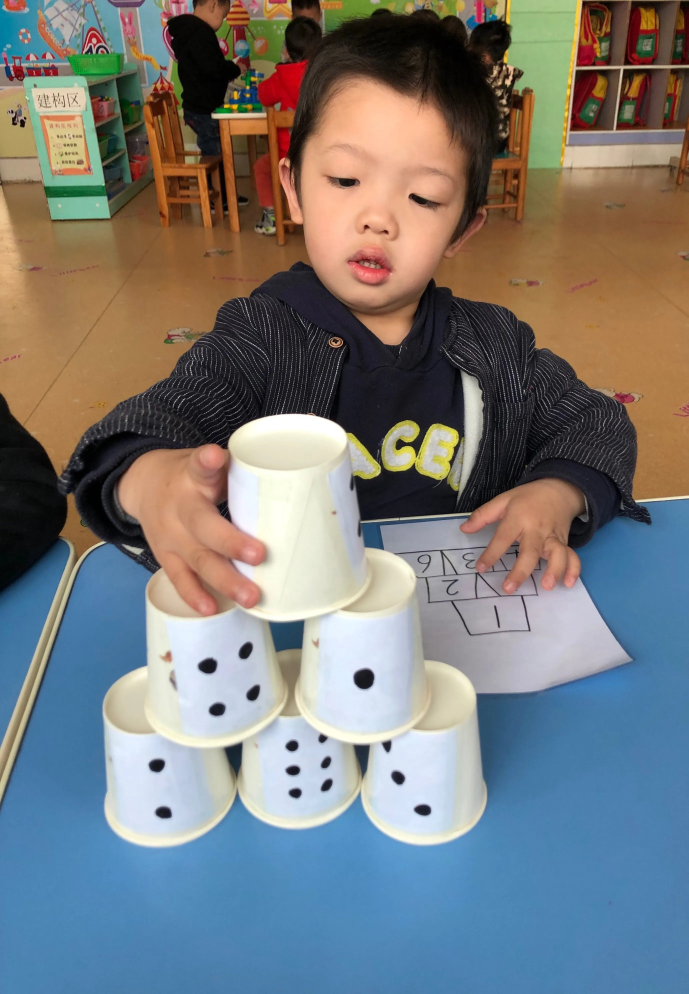
#> input picture test_images/cup_blue_table.jpg, 2754 x 3975 px (shown at 1/4 size)
$ python gen_track_demo.py
#> lines starting #> are read from the running program, lines starting #| are printed output that depends on the picture; after the words box and inside, x2 and y2 are one past the last pixel; in counts of white or black regions, pixels touching at a corner belong together
#!/usr/bin/env python
"""生成追踪测试视频：真实纸杯贴片 + 运动 + 遮挡。

做法：
  从 test_images/cup_blue_table.jpg 里按检测结果 JSON 的 bbox
  抠出真实纸杯贴片（保证 YOLO-World 真的能检出来），
  在合成桌面上动画出 6 秒场景：
    杯A：3s 起从左侧匀速右移 2.5s（模拟"拿起→搬运→放置"）
    杯B：静止在桌面右侧
    杯C：静止在桌面上
    遮挡物：3.5s~5.5s 盖住杯A（模拟手完全挡住杯子的时刻），
            随杯A移动，杯子被完全盖住 → 检测丢失 → 追踪滑行接管

用法：python tests/gen_track_demo.py
输出：out/track_demo.mp4
"""

from __future__ import annotations

import json
import sys
from pathlib import Path

import cv2
import numpy as np

ROOT = Path(__file__).resolve().parent.parent
sys.path.insert(0, str(ROOT))

SRC_IMG = ROOT / "test_images" / "cup_blue_table.jpg"
SRC_JSON = ROOT / "out" / "cup_blue_table_detected.json"
OUT = ROOT / "out" / "track_demo.mp4"

W, H = 1280, 720
FPS = 30
SECONDS = 6.0
N_FRAMES = int(FPS * SECONDS)

# 桌面区域与背景
BG_TOP = np.array([150, 90, 40])     # 深蓝灰（上方墙面）
BG_BOTTOM = np.array([200, 120, 60])  # 偏蓝（桌面）


def load_cup_patches(max_n: int = 3) -> list[np.ndarray]:
    data = json.loads(SRC_JSON.read_text(encoding="utf-8"))
    cups = [o for o in data["objects"] if o["object_id"] == "paper_cup"]
    cups.sort(key=lambda o: -o["confidence"])
    img = cv2.imdecode(np.fromfile(str(SRC_IMG), dtype=np.uint8),
                       cv2.IMREAD_COLOR)
    patches = []
    for c in cups[:max_n]:
        x1, y1, x2, y2 = c["bbox_xyxy"]
        pad = int(0.04 * max(x2 - x1, y2 - y1))
        x1, y1 = max(0, x1 - pad), max(0, y1 - pad)
        x2, y2 = min(img.shape[1], x2 + pad), min(img.shape[0], y2 + pad)
        patches.append(img[y1:y2, x1:x2].copy())
    return patches


def scale_patch(patch: np.ndarray, target_h: int) -> np.ndarray:
    h, w = patch.shape[:2]
    s = target_h / h
    return cv2.resize(patch, (max(1, int(w * s)), target_h),
                      interpolation=cv2.INTER_AREA)


def paste(canvas: np.ndarray, patch: np.ndarray, cx: float, bottom: float) -> None:
    """把贴片按中心 x、底边 y 贴到画布上。"""
    ph, pw = patch.shape[:2]
    x1 = int(cx - pw / 2)
    y1 = int(bottom - ph)
    x2, y2 = x1 + pw, y1 + ph
    cx1, cy1 = max(0, x1), max(0, y1)
    cx2, cy2 = min(W, x2), min(H, y2)
    if cx2 <= cx1 or cy2 <= cy1:
        return
    canvas[cy1:cy2, cx1:cx2] = patch[cy1 - y1:cy2 - y1, cx1 - x1:cx2 - x1]


def make_occluder(size: int) -> np.ndarray:
    """肤色圆块模拟完全挡住杯子的手。"""
    img = np.zeros((size, size, 3), dtype=np.uint8)
    cv2.circle(img, (size // 2, size // 2), size // 2 - 2,
               (140, 170, 220), -1)
    cv2.circle(img, (size // 2, size // 2), size // 2 - 2,
               (110, 140, 190), 3)
    return img


def main() -> None:
    if not SRC_JSON.exists() or not SRC_IMG.exists():
        sys.exit(f"缺少素材: {SRC_IMG if not SRC_IMG.exists() else SRC_JSON}")
    patches = load_cup_patches(3)
#> (reads out/cup_blue_table_detected.json from the repository)
#> in load_cup_patches, img is the input picture: shape (3975, 2754, 3); mean B, G, R 122.3, 122.2, 120.5
#> after the loop in load_cup_patches, `for c in cups[:max_n]:`: patches = 3 items
#> patches = 3 items
    if len(patches) < 3:
        sys.exit(f"只能抠到 {len(patches)} 个纸杯贴片（需要 3 个）")

    # 统一目标高度（近大远小：A 最近，C 稍远）
    pA = scale_patch(patches[0], 220)
#> in scale_patch, `return cv2.resize(patch, (max(1, int(w * s)), target_h), interpolation..`:
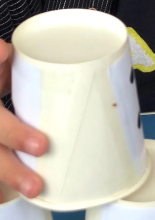
#> returned value: shape (220, 155, 3); mean of channels 0, 1, 2 175, 186.7, 193.4; drawn as B, G, R
    pB = scale_patch(patches[1], 190)
#> call 2 of scale_patch, with target_h = 190
#> in scale_patch (call 2), `return cv2.resize(patch, (max(1, int(w * s)), target_h), interpolation..`:
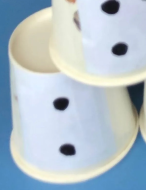
#> returned value: shape (190, 146, 3); mean of channels 0, 1, 2 203.3, 192.8, 177.8; drawn as B, G, R
    pC = scale_patch(patches[2], 170)
#> call 3 of scale_patch, with target_h = 170
#> in scale_patch (call 3), `return cv2.resize(patch, (max(1, int(w * s)), target_h), interpolation..`:
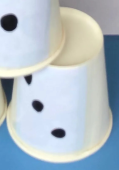
#> returned value: shape (170, 119, 3); mean of channels 0, 1, 2 199.4, 190.4, 177.5; drawn as B, G, R
    occ = make_occluder(260)
#> in make_occluder, `cv2.circle(img, (size // 2, size // 2), size // 2 - 2, (140, 170, 220)..`:
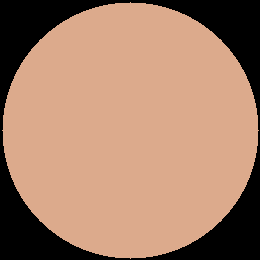
#> img: shape (260, 260, 3); mean of channels 0, 1, 2 106.5, 129.3, 167.4; drawn as B, G, R
#> in make_occluder, `cv2.circle(img, (size // 2, size // 2), size // 2 - 2, (110, 140, 190)..`:
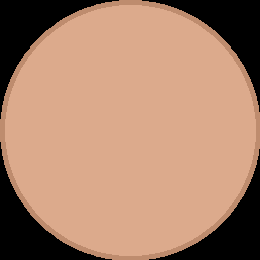
#> img: shape (260, 260, 3); 5.91% of pixels changed, all inside (x1, y1, x2, y2) = (0, 0, 260, 260); drawn as B, G, R

    fourcc = cv2.VideoWriter_fourcc(*"mp4v")
    OUT.parent.mkdir(parents=True, exist_ok=True)
    vw = cv2.VideoWriter(str(OUT), fourcc, FPS, (W, H))

    # 杯A 运动参数：3.0s~5.5s 从 x=300 移到 x=900，底边 y 不变
    tA0, tA1 = 3.0, 5.5
    xA0, xA1 = 300.0, 900.0
    yBottomA = 640.0
    # 遮挡窗口：3.5s~5.5s 完全盖住杯A
    tO0, tO1 = 3.5, 5.5

    for f in range(N_FRAMES):
        t = f / FPS
        canvas = np.zeros((H, W, 3), dtype=np.float32)
        for y in range(H):  # 竖向渐变：上暗下亮
            a = y / H
            canvas[y, :] = BG_TOP * (1 - a) + BG_BOTTOM * a
        canvas = canvas.astype(np.uint8)
        # 桌面前沿横线
        cv2.line(canvas, (0, 560), (W, 560), (160, 90, 35), 2)

        # 静止杯 B、C
        paste(canvas, pB, 1050, 600)
        paste(canvas, pC, 550, 585)

        # 移动杯 A
        if t < tA0:
            xA = xA0
        elif t >= tA1:
            xA = xA1
        else:
            k = (t - tA0) / (tA1 - tA0)
            xA = xA0 + (xA1 - xA0) * k
        paste(canvas, pA, xA, yBottomA)

        # 遮挡物：盖在杯A上（偏上盖住杯身，底边留一点桌影）
        if tO0 <= t <= tO1:
            paste(canvas, occ, xA, yBottomA + 5)

        # 时间码
        cv2.putText(canvas, f"t={t:.1f}s frame={f}", (10, 24),
                    cv2.FONT_HERSHEY_SIMPLEX, 0.6, (40, 40, 40), 2,
                    cv2.LINE_AA)
        vw.write(canvas)
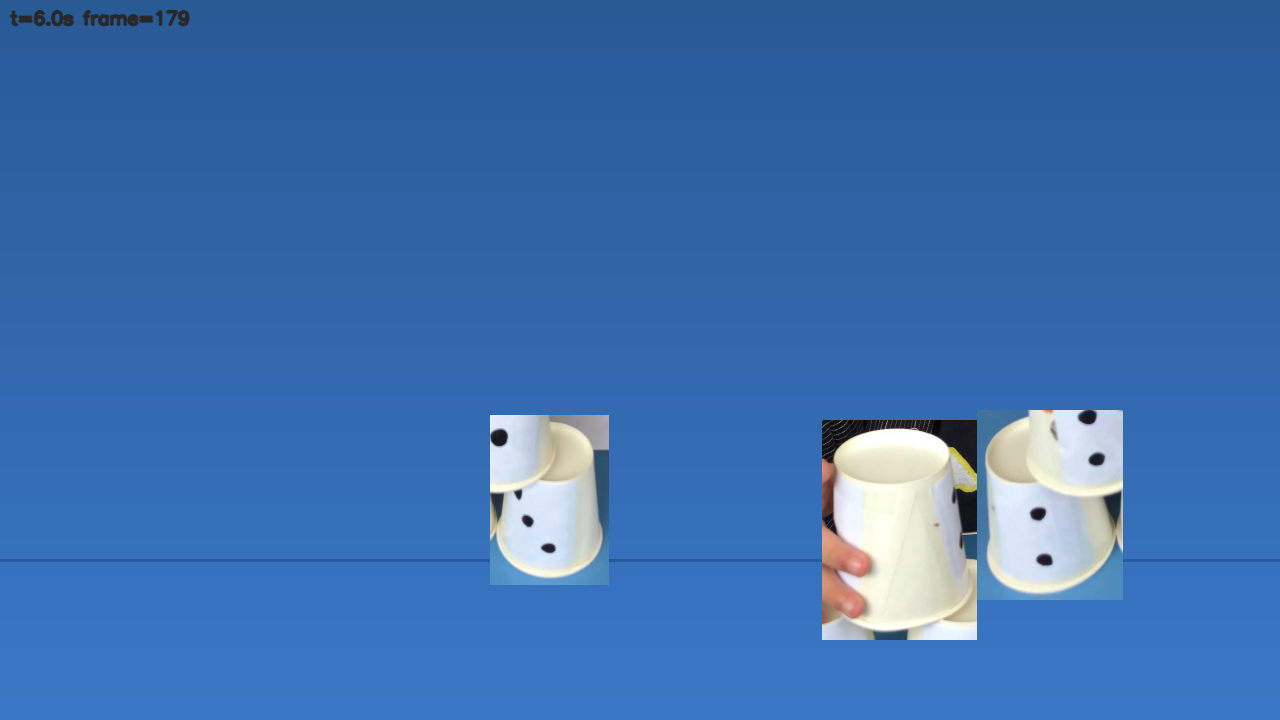
#> canvas: shape (720, 1280, 3); mean of channels 0, 1, 2 174.7, 111.4, 61.1; drawn as B, G, R

    vw.release()
    print(f"已生成: {OUT}  ({N_FRAMES} 帧 @ {FPS}fps, {SECONDS:.0f}s)")
    print("剧情：杯A 于 3.0~5.5s 右移；3.5~5.5s 被肤色圆块完全遮挡（60 帧无检测）")


if __name__ == "__main__":
    main()
